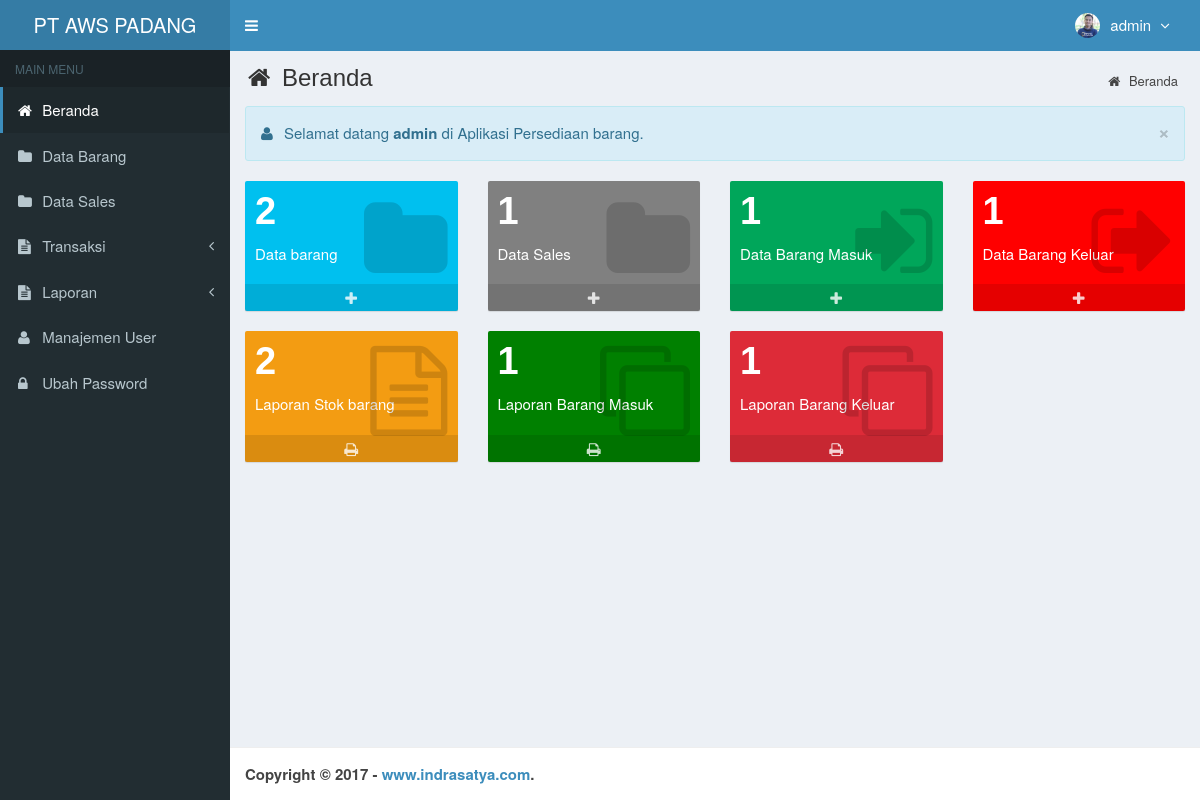
Page /main.php?module=beranda (signed in) on the committed database.
### tables this page shows
CREATE TABLE `is_users` (
  `id_user` int(3) NOT NULL,
  `username` varchar(50) NOT NULL,
  `nama_user` varchar(50) NOT NULL,
  `password` varchar(50) NOT NULL,
  `email` varchar(50) DEFAULT NULL,
  `telepon` varchar(13) DEFAULT NULL,
  `foto` varchar(100) DEFAULT NULL,
  `hak_akses` enum('Super Admin','Manajer','Gudang') NOT NULL,
  `status` enum('aktif','blokir') NOT NULL DEFAULT 'aktif',
  `created_at` timestamp NOT NULL DEFAULT current_timestamp(),
  `updated_at` timestamp NOT NULL DEFAULT current_timestamp() ON UPDATE current_timestamp()
);

### top-menu.php (the view, shortened to what this page needs)
<?php
require_once "config/database.php";
$query = mysqli_query($mysqli, "SELECT id_user, nama_user, foto, hak_akses FROM is_users WHERE id_user='$_SESSION[id_user]'")
                                or die('Ada kesalahan pada query tampil Manajemen User: '.mysqli_error($mysqli));
$data = mysqli_fetch_assoc($query);
?>
<li class="dropdown user user-menu">
  <a href="#" class="dropdown-toggle" data-toggle="dropdown">
  <?php
  if ($data['foto']=="") { ?>
    <img src="images/user/user-default.png" class="user-image" alt="User Image"/>
  <?php
  }
  else { ?>
    <img src="images/user/<?php echo $data['foto']; ?>" class="user-image" alt="User Image"/>
  <?php
  }
  ?>
    <span class="hidden-xs"><?php echo $data['nama_user']; ?> <i style="margin-left:5px" class="fa fa-angle-down"></i></span>
  </a>
</li>

### assets/css/style.css (style rules this page uses)
body { background-color: #fff; color: #333; font-size: 15px; line-height: 1.42857; }

### rows in the picture
is_users: foto (picture), nama_user "admin"

### other values in the picture
$_SESSION['nama_user'] "admin"
$data['jumlah'] "2"
$data['jumlah'] "1"
